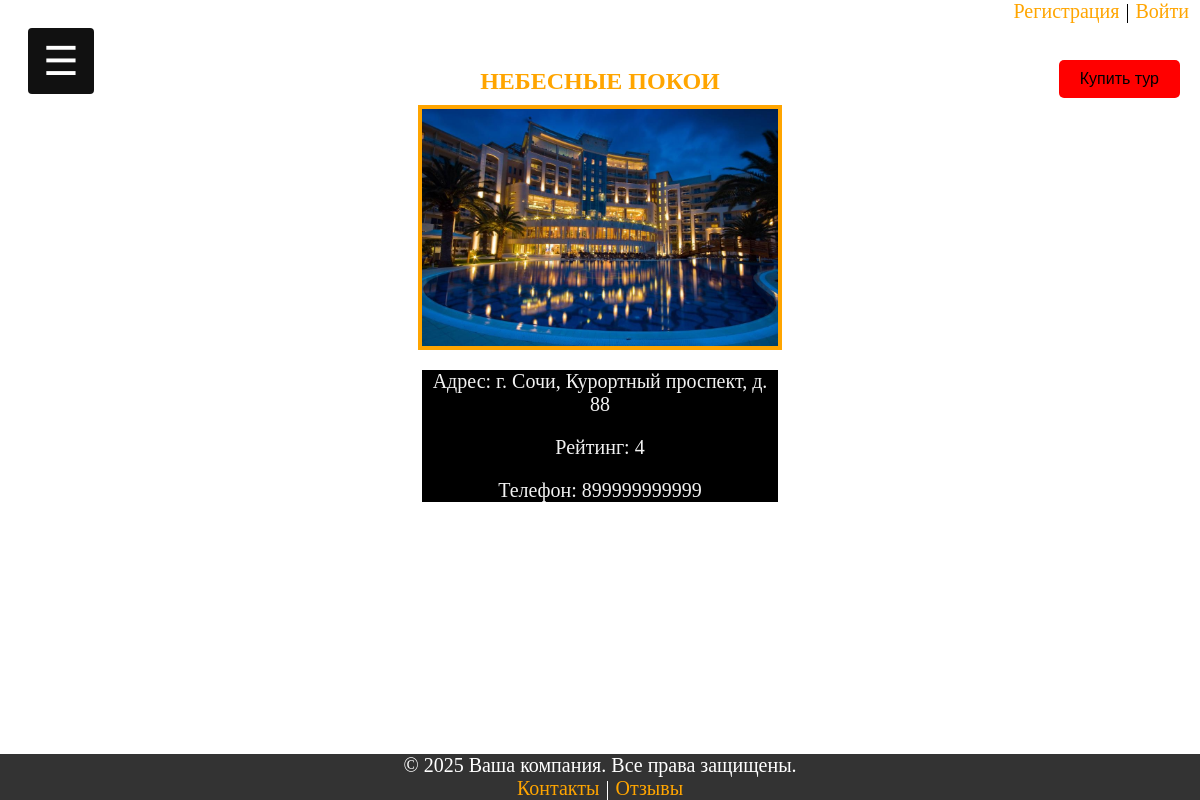
The app's page /hotels/2/ with its own data.
### turfirmaapp/models.py (models this page shows, shortened)
class Hotels(models.Model):
    hotel_name = models.CharField(max_length=100, verbose_name="Название отеля")
    address = models.CharField(max_length=255, null=True, blank=True, verbose_name="Адрес")
    rating = models.IntegerField(null=True, blank=True, verbose_name="Рейтинг")
    contact_number = models.CharField(max_length=20, null=True, blank=True, verbose_name="Контактный телефон")
    photo_hotel = models.ImageField(upload_to="photo_hotel/", verbose_name="Фотография", null=True)
    class Meta:
        verbose_name = 'отель'
        verbose_name_plural = "Отели"

### turfirmaapp/views.py (the view)
# urls.py: path('hotels/<int:hotel_id>/', show_hotel, name='hotel'),
def show_hotel(request, hotel_id):
    try:
        my_data = request.session.get('customer', None)
        data = Hotels.objects.get(id=hotel_id)
        return render(request, "show_hotel.html", {"data": data, 'customer': my_data})
    except Exception as e:
        print(e)
        return render(request, '404.html')

### turfirmaapp/templates/show_hotel.html (shortened to what this page needs)
{% extends 'base.html' %}
{% if data %}
{% block content %}
{% load static %}
    <h2 class="title_tour">{{ data.hotel_name }}</h2>
    <p><img class="photo_tour" src="{{data.photo_hotel.url}}"></p>
    <div class="show_tour">
    <p>Адрес: {{ data.address }}</p>
    <p>Рейтинг: {{ data.rating }}</p>
    <p>Телефон: {{ data.contact_number }}</p>
</div>
{% endblock %}
{% else %}
    <h2>Нет такой отеля</h2>
{% endif %}

### turfirmaapp/static/css/styles.css (style rules this page uses)
body { background-size: cover; background-attachment: fixed; overflow-x: hidden; }
h2 { position: relative; left: 49%; margin-inline-start: 0px; margin-inline-end: 0px; font-weight: bold; unicode-bidi: isolate; text-transform: uppercase; }
.photo_tour { display: block; margin: 0 auto; margin-top: -30px; width: 30%; height: 30%; border: 4px solid orange; }
.show_tour { display: block; margin: 0 auto; margin-top: 10px; margin-bottom: 50px; background-color: black; color: #f1f1f1; text-align: center; font-size: 20px; width: 30%; }
.title_tour { position: static; text-align: center; color: orange; padding-bottom: 20px; }

### records on screen
Hotels: hotel_name "НЕБЕСНЫЕ ПОКОИ", photo_hotel (picture), address "г. Сочи, Курортный проспект, д. 88", rating "4", contact_number "899999999999"
